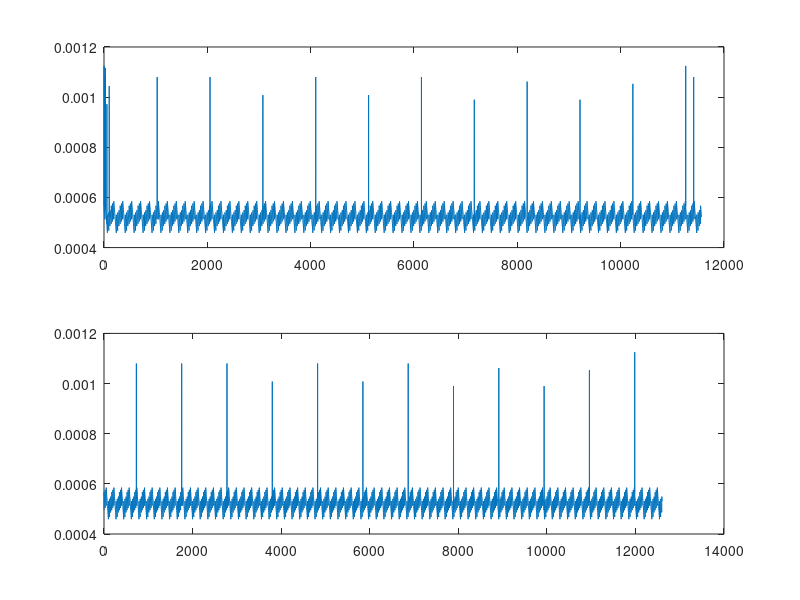
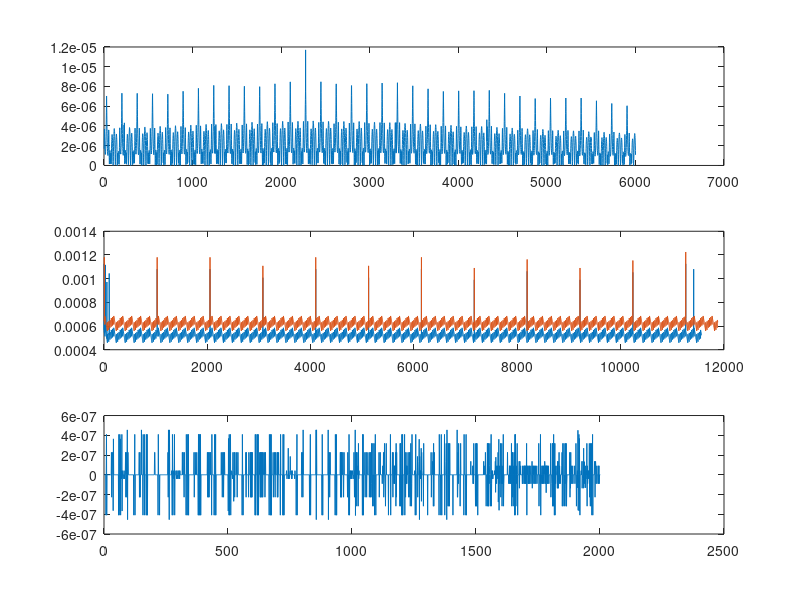
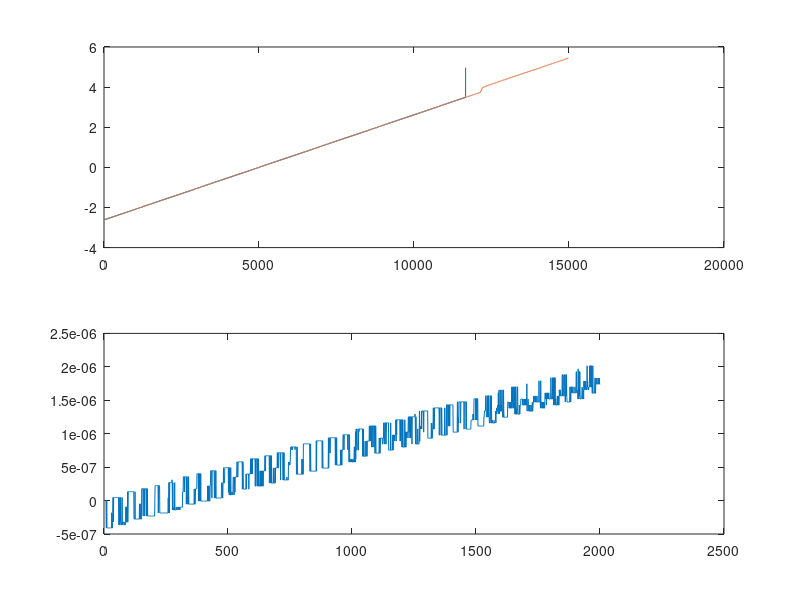

Source code (MATLAB) for these figures, in order:
load max2771_kpos.mat 
kposmax=diff(kpos);
load b210_kpos.mat 
kposb210=diff(kpos);
pkg load signal
kposb210=kposb210/22e6;
kposmax=kposmax/24e6;
kposb210=kposb210(100:end-100);
kposmax=kposmax(2000:end-3100);
subplot(211);plot(kposb210);
subplot(212);plot(kposmax);
x=(abs(xcorr(kposb210-mean(kposb210),kposmax-mean(kposmax),3000)));
figure
subplot(311)
plot(x)
[a,b]=max(x);b=b-3000
subplot(312)
plot(kposb210)
hold on
kposmax=kposmax(-b+2:end);
plot(kposmax+1e-4)
subplot(313)
plot(kposb210(5000:7000)-kposmax(5000:7000));

load max2771_kpos.mat
kposmax=kpos/24e6;
kposmax=kposmax(2000:end);
kposmax=kposmax(-b+2:end);
load b210_kpos.mat 
kposb210=kpos/22e6;
kposb210=kposb210(100:end);

figure
subplot(211)
plot(kposb210-kposb210(5000))
hold on
plot(kposmax-kposmax(5000))
subplot(212)
dkpos=kposb210(5000:7000)-kposmax(5000:7000);
plot(dkpos-dkpos(1));
